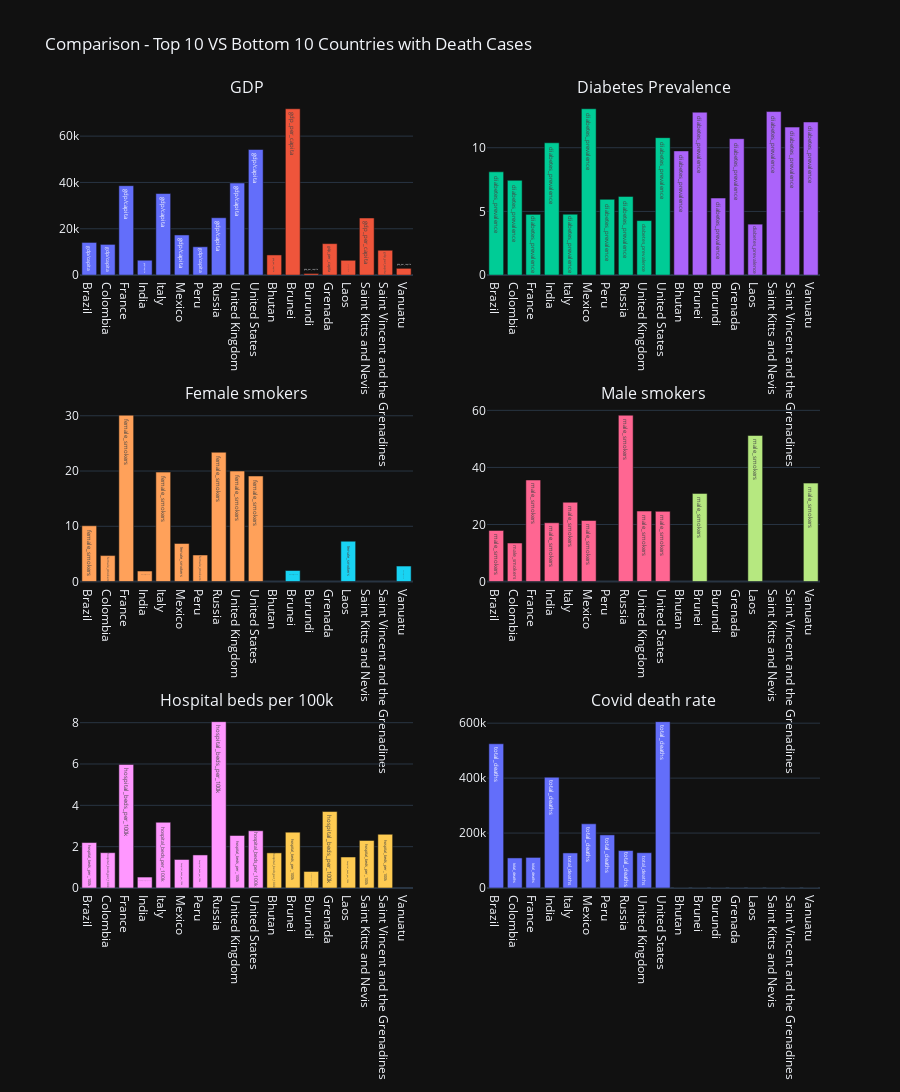

The cell this chart's notebook holds for it:
### Markdown cell above
<a id="subsection-4.14"></a>

* * # Comaprison - Top 10 Countries with Death Cases VS Bottom 10

### Code cell
fig = make_subplots(
    rows=3, cols=2,
    specs=[[{"type": "bar"}, {"type": "bar"}],
           [{"type": "bar"}, {"type": "bar"}],
            [{"type": "bar"}, {"type": "bar"}]],
    subplot_titles=("GDP" ,"Diabetes Prevalence", "Female smokers", "Male smokers","Hospital beds per 100k", "Covid death rate")
)

fig.add_trace(go.Bar(name='gdp/capita',text='gdp/capita', x=Top10_gdp_per_capita['location'], y=Top10_gdp_per_capita['gdp_per_capita']),
              row=1, col=1)

fig.add_trace(go.Bar(name='gdp_per_capita',text='gdp_per_capita', x=Bottom10_gdp_per_capita['location'], y=Bottom10_gdp_per_capita['gdp_per_capita']),
              row=1, col=1)

fig.add_trace(go.Bar(name='diabetes_prevalence',text='diabetes_prevalence', x=Top10_diabetes_prevalence['location'], y=Top10_diabetes_prevalence['diabetes_prevalence']),
              row=1, col=2)

fig.add_trace(go.Bar(name='diabetes_prevalence', text='diabetes_prevalence',x=Bottom10_diabetes_prevalence['location'], y=Bottom10_diabetes_prevalence['diabetes_prevalence']),
              row=1, col=2)




fig.add_trace(go.Bar(name='female_smokers',text='female_smokers', x=Top10_female_smokers['location'], y=Top10_female_smokers['female_smokers']),
              row=2, col=1)

fig.add_trace(go.Bar(name='female_smokers',text='female_smokers', x=Bottom10_female_smokers['location'], y=Bottom10_female_smokers['female_smokers']),
              row=2, col=1)

fig.add_trace(go.Bar(name='male_smokers',text='male_smokers', x=Top10_male_smokers['location'], y=Top10_male_smokers['male_smokers']),
              row=2, col=2)

fig.add_trace(go.Bar(name='male_smokers', text='male_smokers',x=Bottom10_male_smokers['location'], y=Bottom10_male_smokers['male_smokers']),
              row=2, col=2)




fig.add_trace(go.Bar(name='hospital_beds_per_100k',text='hospital_beds_per_100k', x=Top10_hospital_beds_per_100k['location'], y=Top10_hospital_beds_per_100k['hospital_beds_per_100k']),
              row=3, col=1)

fig.add_trace(go.Bar(name='hospital_beds_per_100k',text='hospital_beds_per_100k', x=Bottom10_hospital_beds_per_100k['location'], y=Bottom10_hospital_beds_per_100k['hospital_beds_per_100k']),
              row=3, col=1)

fig.add_trace(go.Bar(name='total_deaths',text='total_deaths', x=Top10_cvd_death_rate['location'], y=Top10_cvd_death_rate['total_deaths']),
              row=3, col=2)

fig.add_trace(go.Bar(name='total_deaths', text='total_deaths',x=Bottom10_cvd_death_rate['location'], y=Bottom10_cvd_death_rate['total_deaths']),
              row=3, col=2)


fig.update_layout(height=1700,title_text="Comparison - Top 10 VS Bottom 10 Countries with Death Cases ", showlegend=False)

#fig.show()
plotly.offline.iplot(fig)

### Figure 1 — Plotly figure (JSON) as saved in the notebook; plotly's stock layout.template omitted (floating-point values rounded to 4 significant figures)
{"data": [{"name": "gdp/capita", "text": "gdp/capita", "type": "bar", "x": ["Brazil", "Colombia", "France", "India", "Italy", "Mexico", "Peru", "Russia", "United Kingdom", "United States"], "xaxis": "x", "y": [14100.0, 13250.0, 38610.0, 6427.0, 35220.0, 17340.0, 12240.0, 24770.0, 39750.0, 54230.0], "yaxis": "y"}, {"name": "gdp_per_capita", "text": "gdp_per_capita", "type": "bar", "x": ["Bhutan", "Brunei", "Burundi", "Grenada", "Laos", "Saint Kitts and Nevis", "Saint Vincent and the Grenadines", "Vanuatu"], "xaxis": "x", "y": [8709.0, 71810.0, 702.2, 13590.0, 6397.0, 24650.0, 10730.0, 2922.0], "yaxis": "y"}, {"name": "diabetes_prevalence", "text": "diabetes_prevalence", "type": "bar", "x": ["Brazil", "Colombia", "France", "India", "Italy", "Mexico", "Peru", "Russia", "United Kingdom", "United States"], "xaxis": "x2", "y": [8.11, 7.44, 4.77, 10.39, 4.78, 13.06, 5.95, 6.18, 4.28, 10.79], "yaxis": "y2"}, {"name": "diabetes_prevalence", "text": "diabetes_prevalence", "type": "bar", "x": ["Bhutan", "Brunei", "Burundi", "Grenada", "Laos", "Saint Kitts and Nevis", "Saint Vincent and the Grenadines", "Vanuatu"], "xaxis": "x2", "y": [9.75, 12.79, 6.05, 10.71, 4, 12.84, 11.62, 12.02], "yaxis": "y2"}, {"name": "female_smokers", "text": "female_smokers", "type": "bar", "x": ["Brazil", "Colombia", "France", "India", "Italy", "Mexico", "Peru", "Russia", "United Kingdom", "United States"], "xaxis": "x3", "y": [10.1, 4.7, 30.1, 1.9, 19.8, 6.9, 4.8, 23.4, 20, 19.1], "yaxis": "y3"}, {"name": "female_smokers", "text": "female_smokers", "type": "bar", "x": ["Bhutan", "Brunei", "Burundi", "Grenada", "Laos", "Saint Kitts and Nevis", "Saint Vincent and the Grenadines", "Vanuatu"], "xaxis": "x3", "y": [null, 2, null, null, 7.3, null, null, 2.8], "yaxis": "y3"}, {"name": "male_smokers", "text": "male_smokers", "type": "bar", "x": ["Brazil", "Colombia", "France", "India", "Italy", "Mexico", "Peru", "Russia", "United Kingdom", "United States"], "xaxis": "x4", "y": [17.9, 13.5, 35.6, 20.6, 27.8, 21.4, null, 58.3, 24.7, 24.6], "yaxis": "y4"}, {"name": "male_smokers", "text": "male_smokers", "type": "bar", "x": ["Bhutan", "Brunei", "Burundi", "Grenada", "Laos", "Saint Kitts and Nevis", "Saint Vincent and the Grenadines", "Vanuatu"], "xaxis": "x4", "y": [null, 30.9, null, null, 51.2, null, null, 34.5], "yaxis": "y4"}, {"name": "hospital_beds_per_100k", "text": "hospital_beds_per_100k", "type": "bar", "x": ["Brazil", "Colombia", "France", "India", "Italy", "Mexico", "Peru", "Russia", "United Kingdom", "United States"], "xaxis": "x5", "y": [2.2, 1.71, 5.98, 0.53, 3.18, 1.38, 1.6, 8.05, 2.54, 2.77], "yaxis": "y5"}, {"name": "hospital_beds_per_100k", "text": "hospital_beds_per_100k", "type": "bar", "x": ["Bhutan", "Brunei", "Burundi", "Grenada", "Laos", "Saint Kitts and Nevis", "Saint Vincent and the Grenadines", "Vanuatu"], "xaxis": "x5", "y": [1.7, 2.7, 0.8, 3.7, 1.5, 2.3, 2.6, null], "yaxis": "y5"}, {"name": "total_deaths", "text": "total_deaths", "type": "bar", "x": ["Brazil", "Colombia", "France", "India", "Italy", "Mexico", "Peru", "Russia", "United Kingdom", "United States"], "xaxis": "x6", "y": [525112, 109466, 111360, 403281, 127680, 233689, 193389, 136279, 128495, 605567], "yaxis": "y6"}, {"name": "total_deaths", "text": "total_deaths", "type": "bar", "x": ["Bhutan", "Brunei", "Burundi", "Grenada", "Laos", "Saint Kitts and Nevis", "Saint Vincent and the Grenadines", "Vanuatu"], "xaxis": "x6", "y": [1, 3, 8, 1, 3, 3, 12, 1], "yaxis": "y6"}], "layout": {"annotations": [{"font": {"size": 16}, "showarrow": false, "text": "GDP", "x": 0.225, "xanchor": "center", "xref": "paper", "y": 1, "yanchor": "bottom", "yref": "paper"}, {"font": {"size": 16}, "showarrow": false, "text": "Diabetes Prevalence", "x": 0.775, "xanchor": "center", "xref": "paper", "y": 1, "yanchor": "bottom", "yref": "paper"}, {"font": {"size": 16}, "showarrow": false, "text": "Female smokers", "x": 0.225, "xanchor": "center", "xref": "paper", "y": 0.6111, "yanchor": "bottom", "yref": "paper"}, {"font": {"size": 16}, "showarrow": false, "text": "Male smokers", "x": 0.775, "xanchor": "center", "xref": "paper", "y": 0.6111, "yanchor": "bottom", "yref": "paper"}, {"font": {"size": 16}, "showarrow": false, "text": "Hospital beds per 100k", "x": 0.225, "xanchor": "center", "xref": "paper", "y": 0.2222, "yanchor": "bottom", "yref": "paper"}, {"font": {"size": 16}, "showarrow": false, "text": "Covid death rate", "x": 0.775, "xanchor": "center", "xref": "paper", "y": 0.2222, "yanchor": "bottom", "yref": "paper"}], "height": 1700, "showlegend": false, "title": {"text": "Comparison - Top 10 VS Bottom 10 Countries with Death Cases "}, "xaxis": {"anchor": "y", "domain": [0, 0.45]}, "xaxis2": {"anchor": "y2", "domain": [0.55, 1]}, "xaxis3": {"anchor": "y3", "domain": [0, 0.45]}, "xaxis4": {"anchor": "y4", "domain": [0.55, 1]}, "xaxis5": {"anchor": "y5", "domain": [0, 0.45]}, "xaxis6": {"anchor": "y6", "domain": [0.55, 1]}, "yaxis": {"anchor": "x", "domain": [0.7778, 1]}, "yaxis2": {"anchor": "x2", "domain": [0.7778, 1]}, "yaxis3": {"anchor": "x3", "domain": [0.3889, 0.6111]}, "yaxis4": {"anchor": "x4", "domain": [0.3889, 0.6111]}, "yaxis5": {"anchor": "x5", "domain": [0, 0.2222]}, "yaxis6": {"anchor": "x6", "domain": [0, 0.2222]}}}
